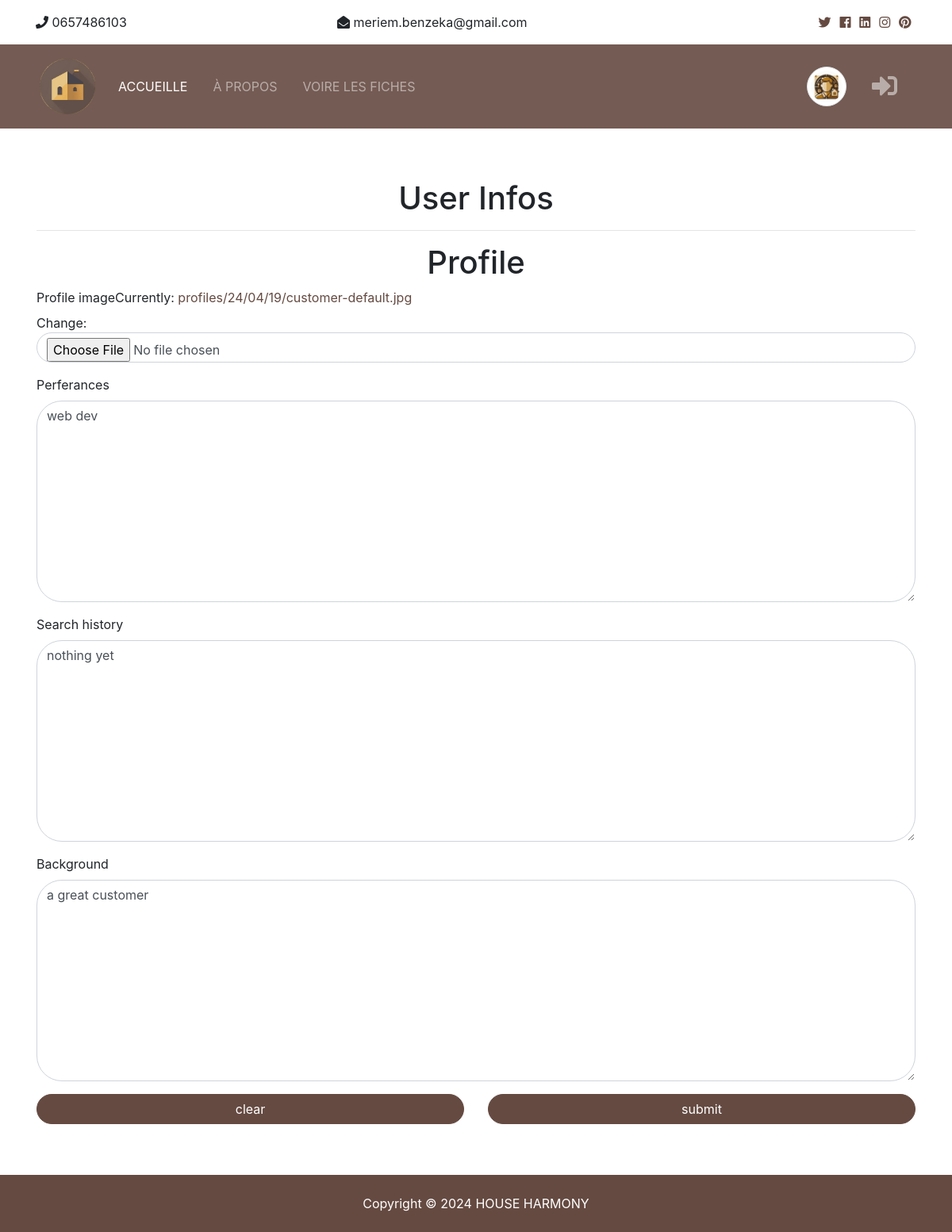
The app's page /accounts/edit-profile/ (signed in) with its own data.
### accounts/models.py (models this page shows)
class CustomerProfile(models.Model):
    profile_image = models.ImageField(
        upload_to=("profiles/%y/%m/%d/"), default="customer-default.png"
    )
    perferances = models.TextField(blank=True)
    search_history = models.TextField(blank=True)
    background = models.TextField(blank=True)
    owner = models.OneToOneField(User, on_delete=models.CASCADE)
    is_month_customer = models.BooleanField(default=False)
    def __str__(self) -> str:
        return f"{self.owner.username}"
    class Status(models.TextChoices):
        GUEST = "Guest"
        PREMIUM = "PREMIUM"
        NORMAL = "Normal"
    status = models.CharField(
        max_length=10, choices=Status.choices, default=Status.NORMAL
    )

### accounts/views.py (the view, shortened to what this page needs)
# urls.py: path("edit-profile/", views.edit_profile, name="edit_profile"),
def edit_profile(request):
    profile_form = CustomerProfileForm(instance=request.user.customerprofile)
    context = {
        "profile_form": profile_form,
    }
    return render(request, "accounts/edit-profile.html", context)#Cette ligne rend le template HTML edit-profile.html avec les données spécifiées dans le dictionnaire context

### accounts/forms.py
class CustomerProfileForm(forms.ModelForm):
    class Meta:
        model = CustomerProfile
        fields = "__all__"
        exclude = ["owner", "is_month_customer", "status"]

### templates/accounts/edit-profile.html (shortened to what this page needs)
{% extends "base.html" %}
{% load django_bootstrap5 %}
{% block content %}
<div class="container p-3 my-5">
    <h1 class="text-center">User Infos</h1>
    <hr>
    <h1 class="text-center">Profile</h1>
    <form action="{% url "edit_profile" %}" method="post" enctype="multipart/form-data">
        {% bootstrap_form profile_form %}
        <div class="row">
            <div class="col">{% bootstrap_button button_type="reset" content="clear" %}</div>
            <div class="col">{% bootstrap_button button_type="submit" content="submit" %}</div>
        </div>
    </form>
</div>
{% endblock %}

### templates/partials/_navbar.html (shortened to what this page needs)
{% load static %}
  <nav class="navbar navbar-expand-lg navbar-dark bg-primary sticky-top">
    <div class="container">
      <a class="navbar-brand" href="{% url 'home' %}">
        <img src="{% static 'assets/img/logo.png' %}" class="logo" alt="">
      </a>
      <div class="collapse navbar-collapse" id="navbarNavAltMarkup">
        <ul class="navbar-nav">
          <li class="nav-item active mr-3">
            <a class="nav-link" href="{% url 'home' %}">accueille</a>
          </li>
          <li class="nav-item mr-3">
            <a class="nav-link" href="{% url 'about' %}">à propos</a>
          </li>
          <li class="nav-item mr-3">
            <a class="nav-link" href="{% url 'listings' %}">voire les fiches</a>
          </li>
        </ul>
        {% if user.is_authenticated %}
        <ul class="navbar-nav ml-auto">
          <li class="nav-item mr-3 d-flex align-items-center">
            <a class="nav-link" href="{% url 'dashboard' %}">
            <img src="{{user.customerprofile.profile_image.url}}" class="img-thumbnail rounded-circle" style='width: 50px;height: 50px;' alt="{{user.customerprofile}}"></a>
          </li>
          <li class="nav-item mr-3 d-flex align-items-center">
            <a class="nav-link" href="{% url 'logout' %}">
              <i class="fas fa-sign-in-alt" style="font-size: xx-large;"></i>
            </a>
          </li>
        </ul>
        {% endif %}
      </div>
    </div>
  </nav>

### pro2/static/assets/css/all.css (style rules this page uses)
.fa, .fas, .far, .fal, .fab { -moz-osx-font-smoothing: grayscale; -webkit-font-smoothing: antialiased; display: inline-block; font-style: normal; font-variant: normal; text-rendering: auto; line-height: 1; }
.fa-sign-in-alt:before { content: "\f2f6"; }
.fa, .fas { font-family: 'Font Awesome 5 Free'; font-weight: 900; }

### pro2/static/assets/css/style.css (style rules this page uses)
img { width: 100%; }
.logo { width: 80px; }
.navbar { opacity: 0.9; text-transform: uppercase; }

### records on screen
CustomerProfile: perferances "web dev", search_history "nothing yet", background "a great customer"
